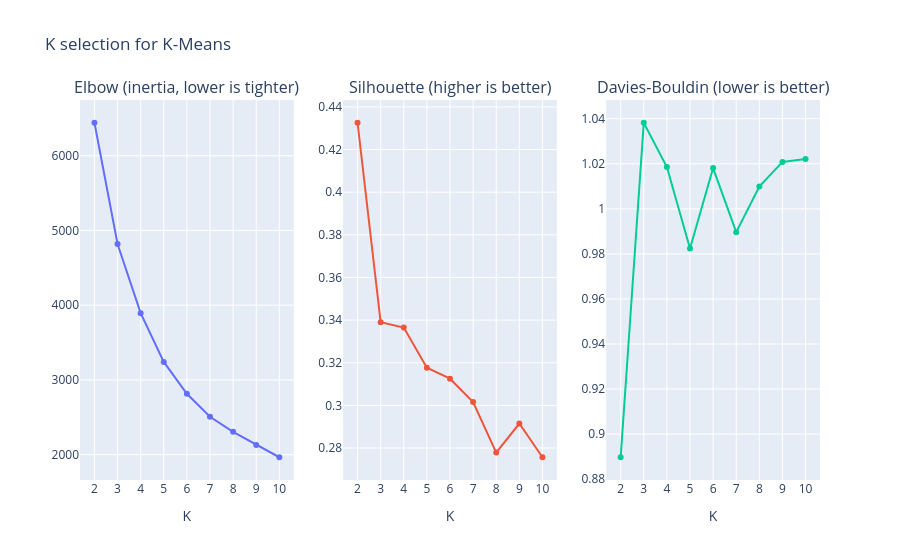

Here is the notebook cell this chart was saved with:
### Markdown cell above
## 12. Clustering & Evaluation

### 12.1 Choosing K for K-Means

K is chosen from the Elbow (inertia) and Silhouette together, with Davies-Bouldin and the smallest cluster size as additional checks, not from the elbow alone.

### Code cell
from sklearn.cluster import KMeans
from sklearn.metrics import silhouette_score, davies_bouldin_score
import plotly.graph_objects as go
from plotly.subplots import make_subplots

rows = []
for k in range(2, 11):
    km = KMeans(n_clusters=k, n_init=10, random_state=RANDOM_STATE).fit(X)
    rows.append({
        "k": k,
        "inertia": km.inertia_,
        "silhouette": silhouette_score(X, km.labels_),
        "davies_bouldin": davies_bouldin_score(X, km.labels_),
        "smallest_cluster": int(np.bincount(km.labels_).min()),
    })
k_tbl = pd.DataFrame(rows)
print(k_tbl.round(3).to_string(index=False))

fig = make_subplots(rows=1, cols=3, subplot_titles=(
    "Elbow (inertia, lower is tighter)",
    "Silhouette (higher is better)",
    "Davies-Bouldin (lower is better)"))
fig.add_trace(go.Scatter(x=k_tbl["k"], y=k_tbl["inertia"], mode="lines+markers"), 1, 1)
fig.add_trace(go.Scatter(x=k_tbl["k"], y=k_tbl["silhouette"], mode="lines+markers"), 1, 2)
fig.add_trace(go.Scatter(x=k_tbl["k"], y=k_tbl["davies_bouldin"], mode="lines+markers"), 1, 3)
fig.update_xaxes(title_text="K", dtick=1)
fig.update_layout(showlegend=False, title="K selection for K-Means")
fig.show()

### Figure 1 — Plotly figure (JSON) as saved in the notebook; plotly's stock layout.template omitted (floating-point values rounded to 4 significant figures)
{"data": [{"mode": "lines+markers", "type": "scatter", "x": [2, 3, 4, 5, 6, 7, 8, 9, 10], "xaxis": "x", "y": [6441.0, 4819.0, 3893.0, 3241.0, 2815.0, 2507.0, 2305.0, 2129.0, 1965.0], "yaxis": "y"}, {"mode": "lines+markers", "type": "scatter", "x": [2, 3, 4, 5, 6, 7, 8, 9, 10], "xaxis": "x2", "y": [0.4325, 0.339, 0.3365, 0.3177, 0.3125, 0.3016, 0.2779, 0.2915, 0.2757], "yaxis": "y2"}, {"mode": "lines+markers", "type": "scatter", "x": [2, 3, 4, 5, 6, 7, 8, 9, 10], "xaxis": "x3", "y": [0.8897, 1.038, 1.019, 0.9824, 1.018, 0.9896, 1.01, 1.021, 1.022], "yaxis": "y3"}], "layout": {"annotations": [{"font": {"size": 16}, "showarrow": false, "text": "Elbow (inertia, lower is tighter)", "x": 0.1444, "xanchor": "center", "xref": "paper", "y": 1, "yanchor": "bottom", "yref": "paper"}, {"font": {"size": 16}, "showarrow": false, "text": "Silhouette (higher is better)", "x": 0.5, "xanchor": "center", "xref": "paper", "y": 1, "yanchor": "bottom", "yref": "paper"}, {"font": {"size": 16}, "showarrow": false, "text": "Davies-Bouldin (lower is better)", "x": 0.8556, "xanchor": "center", "xref": "paper", "y": 1, "yanchor": "bottom", "yref": "paper"}], "showlegend": false, "title": {"text": "K selection for K-Means"}, "xaxis": {"anchor": "y", "domain": [0, 0.2889], "dtick": 1, "title": {"text": "K"}}, "xaxis2": {"anchor": "y2", "domain": [0.3556, 0.6444], "dtick": 1, "title": {"text": "K"}}, "xaxis3": {"anchor": "y3", "domain": [0.7111, 1], "dtick": 1, "title": {"text": "K"}}, "yaxis": {"anchor": "x", "domain": [0, 1]}, "yaxis2": {"anchor": "x2", "domain": [0, 1]}, "yaxis3": {"anchor": "x3", "domain": [0, 1]}}}
